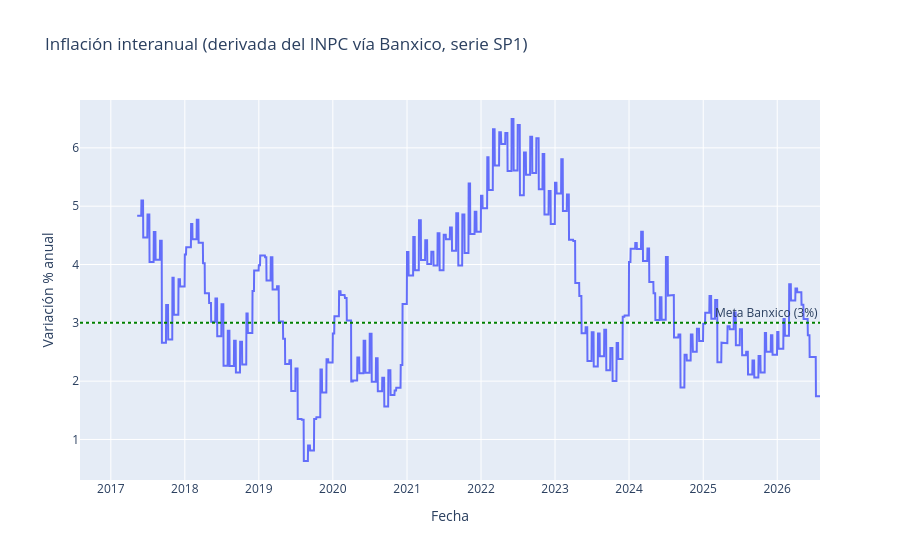

This figure's notebook cell:
### Code cell
fig = go.Figure()
fig.add_trace(go.Scatter(x=df_wide.index, y=df_wide['inflacion_anual_pct'],
                          name='Inflación interanual (%)', mode='lines'))
fig.add_hline(y=3, line_dash='dot', annotation_text='Meta Banxico (3%)', line_color='green')
fig.update_layout(
    title='Inflación interanual (derivada del INPC vía Banxico, serie SP1)',
    xaxis_title='Fecha', yaxis_title='Variación % anual',
)
fig.show()

### Figure 1 — Plotly figure (JSON) as saved in the notebook; plotly's stock layout.template omitted (floating-point values rounded to 4 significant figures; data arrays with more than 128 entries replaced by an {"elided": "..."} marker saying what was removed)
{"data": [{"mode": "lines", "name": "Inflación interanual (%)", "type": "scatter", "x": {"elided": "3640 str values"}, "y": {"elided": "3640 float values"}}], "layout": {"annotations": [{"showarrow": false, "text": "Meta Banxico (3%)", "x": 1, "xanchor": "right", "xref": "x domain", "y": 3, "yanchor": "bottom", "yref": "y"}], "shapes": [{"line": {"color": "green", "dash": "dot"}, "type": "line", "x0": 0, "x1": 1, "xref": "x domain", "y0": 3, "y1": 3, "yref": "y"}], "title": {"text": "Inflación interanual (derivada del INPC vía Banxico, serie SP1)"}, "xaxis": {"title": {"text": "Fecha"}}, "yaxis": {"title": {"text": "Variación % anual"}}}}
